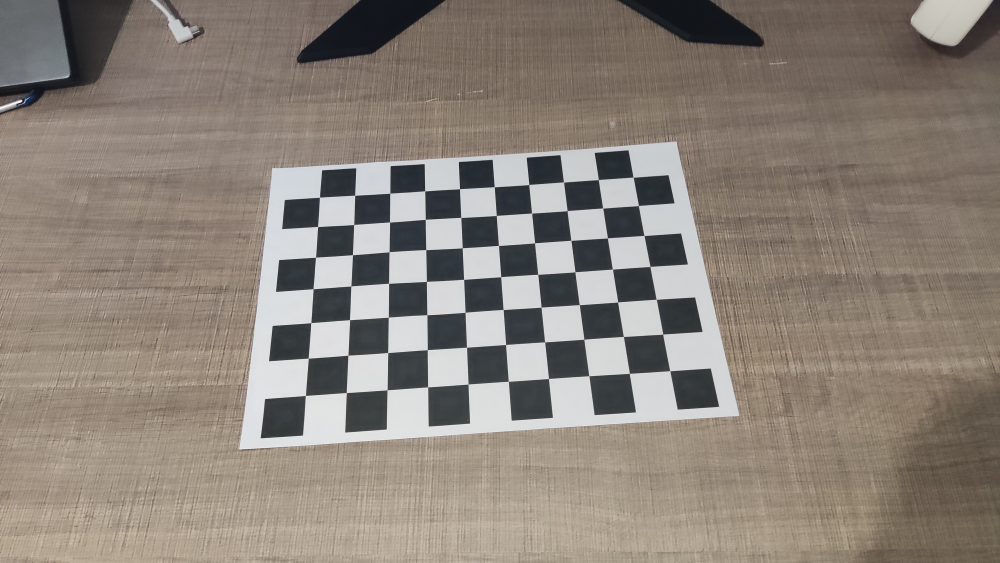
//> input picture Camera calibration/images/IMG_20241121_195340.jpg, 4000 x 2250 px (shown at 1/4 size); its folder holds 5 pictures in this run
$ ./main   (built with g++ and OpenCV 4)
//> lines starting //> are read from the running program, lines starting //| are printed output that depends on the picture; after the words box and inside, x2 and y2 are one past the last pixel; in counts of white or black regions, pixels touching at a corner belong together
#include <opencv2/opencv.hpp>
#include <opencv2/highgui.hpp>
#include <opencv2/imgproc.hpp>
#include <opencv2/calib3d.hpp>
#include <vector>
#include <iostream>
#include <filesystem>

// Function to get all .jpg image paths from a folder
std::vector<std::string> getJpgImagesFromFolder(const std::string& folderPath) {
//> called with folderPath = "images/"
    std::vector<std::string> jpgImages;

    // Check if the provided folder path exists and is a directory
    if (!std::filesystem::exists(folderPath) || !std::filesystem::is_directory(folderPath)) {
        std::cerr << "Invalid folder path: " << folderPath << std::endl;
        return jpgImages;
    }

    // Iterate through the directory
    for (const auto& entry : std::filesystem::directory_iterator(folderPath)) {
        // Check if the entry is a regular file and has a .jpg extension
        if (entry.is_regular_file() && entry.path().extension() == ".jpg") {
            jpgImages.push_back(entry.path().string());
        }
    }

    return jpgImages;
}

// Example usage
int main() {
    std::string folderPath = "images/"; // Replace with your folder path

    std::vector<std::string> jpgImages = getJpgImagesFromFolder(folderPath);

    std::cout << "Found .jpg images:\n";
    for (const auto& imagePath : jpgImages) {
        std::cout << imagePath << std::endl;
    }

    // Termination criteria
    cv::TermCriteria criteria(cv::TermCriteria::EPS + cv::TermCriteria::MAX_ITER, 30, 0.001);

    // Prepare object points (0,0,0), (1,0,0), ..., (6,5,0)
    std::vector<cv::Point3f> objp;
    for (int i = 0; i < 7; ++i) {
        for (int j = 0; j < 10; ++j) {
            objp.push_back(cv::Point3f(j, i, 0));
        }
    }

    // Arrays to store object points and image points
    std::vector<std::vector<cv::Point3f>> objpoints; // 3D points in real-world space
    std::vector<std::vector<cv::Point2f>> imgpoints; // 2D points in image plane

    for (const auto& imagePath : jpgImages) {
        cv::Mat img = cv::imread(imagePath);
//> img is the input picture: 2250 rows x 4000 cols, CV_8UC3; mean B, G, R 121.2, 130.5, 139.9
        if (img.empty()) {
            std::cerr << "Could not read image: " << imagePath << std::endl;
            continue;
        }
        // Resize (downscale) the image to the specified dimensions
        cv::Mat resizedImg;
        cv::resize(img, resizedImg, cv::Size(1280, 720));

        cv::Mat gray;
        cv::cvtColor(resizedImg, gray, cv::COLOR_BGR2GRAY);;
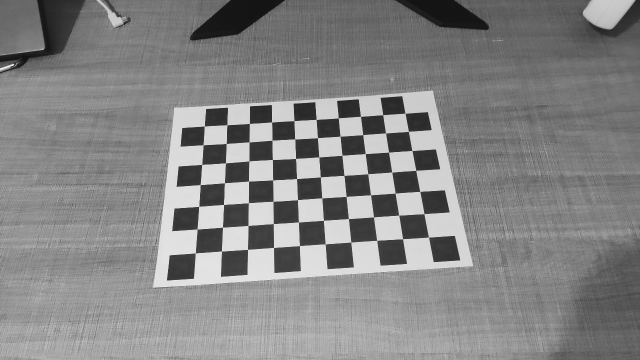
//> gray: 720 rows x 1280 cols, CV_8UC1 (shown at 1/2 size); min 15, max 255, mean 132.2
        // Find the chessboard corners
        std::vector<cv::Point2f> corners;
        bool ret = cv::findChessboardCorners(gray, cv::Size(10, 7), corners);
//> corners = 70 Points (x, y), first 12: [857.4, 474.6], [805.5, 478], [753.9, 481.3], [702.4, 484.6], [650.6, 488.3], [599.5, 491.5], [547.5, 495.4], [495.5, 499.4], [443.5, 502.5], [390.9, 506.5], [848.6, 427.6], [798, 430.6]; ret = true

        // If found, add object points and image points
        if (ret) {
            objpoints.push_back(objp);

            // Refine corner locations
            cv::cornerSubPix(gray, corners, cv::Size(11, 11), cv::Size(-1, -1), criteria);
//> corners = 70 Points (x, y), first 12: [857.5, 474.6], [805.6, 478.1], [753.9, 481.2], [702.2, 484.6], [650.8, 488.3], [599.5, 491.7], [547.5, 495.4], [495.5, 499.2], [443.5, 502.5], [391, 506.4], [848.5, 427.8], [797.9, 430.7]
            imgpoints.push_back(corners);
//> imgpoints = 1 point lists

            // Draw and display the corners
            cv::drawChessboardCorners(resizedImg, cv::Size(10, 7), corners, ret);
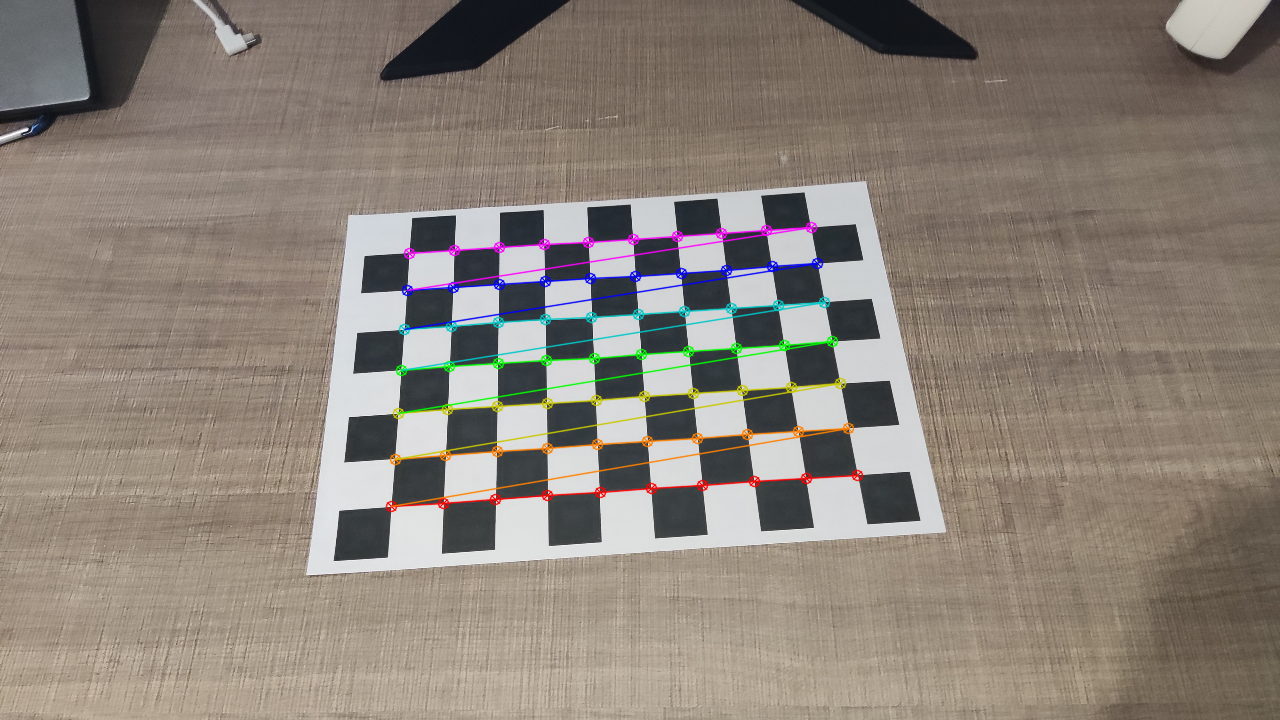
//> resizedImg: 720 rows x 1280 cols, CV_8UC3; mean B, G, R 120.6, 130.1, 139.7
            cv::imshow("Image", resizedImg);
            cv::waitKey(500);
        }
    }
//> pass 2 of the loop `for (const auto& imagePath : jpgImages)`:
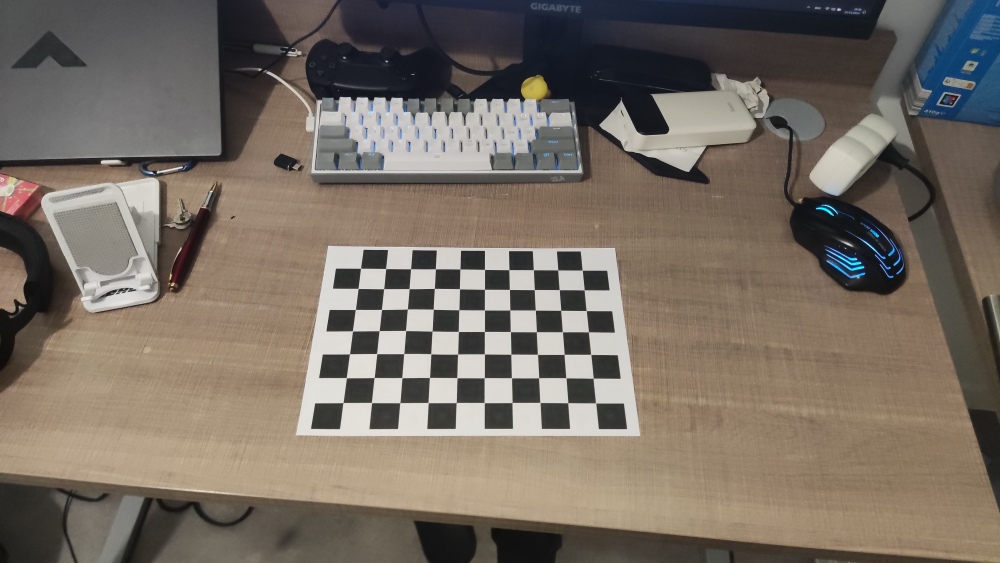
//> input picture Camera calibration/images/IMG_20241121_195048.jpg, 4000 x 2250 px (shown at 1/4 size)
//> img is the input picture: 2250 rows x 4000 cols, CV_8UC3; mean B, G, R 99.1, 109.3, 118.8
//> `cv::cvtColor(resizedImg, gray, cv::COLOR_BGR2GRAY);;`:
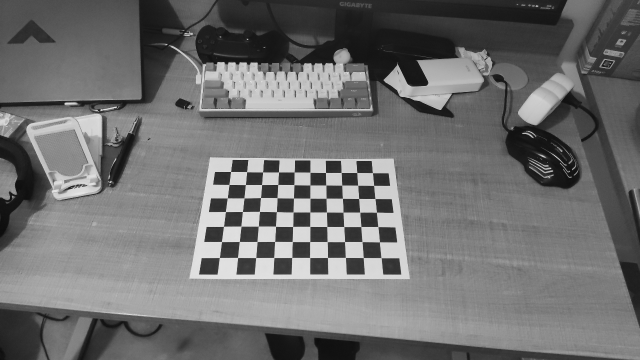
//> gray: 720 rows x 1280 cols, CV_8UC1 (shown at 1/2 size); min 11, max 251, mean 110.9
//> `bool ret = cv::findChessboardCorners(gray, cv::Size(10, 7), corners);`: corners = 70 Points (x, y), first 12: [762.5, 515.7], [727, 515.5], [691.4, 515.4], [655.5, 515.5], [619.9, 515.5], [584.1, 515.5], [548.1, 515.4], [512, 515.5], [475.6, 515.5], [439.2, 515.5], [759.4, 484.2], [724.5, 483.6]
//> `cv::cornerSubPix(gray, corners, cv::Size(11, 11), cv::Size(-1, -1), cr..`: corners = 70 Points (x, y), first 12: [762.5, 515.8], [726.9, 515.6], [691.2, 515.4], [655.5, 515.4], [619.8, 515.5], [584.1, 515.4], [548.2, 515.5], [512, 515.6], [475.6, 515.4], [439.2, 515.5], [759.3, 484.3], [724.5, 483.6]
//> imgpoints = 2 point lists
//> `cv::drawChessboardCorners(resizedImg, cv::Size(10, 7), corners, ret);`:
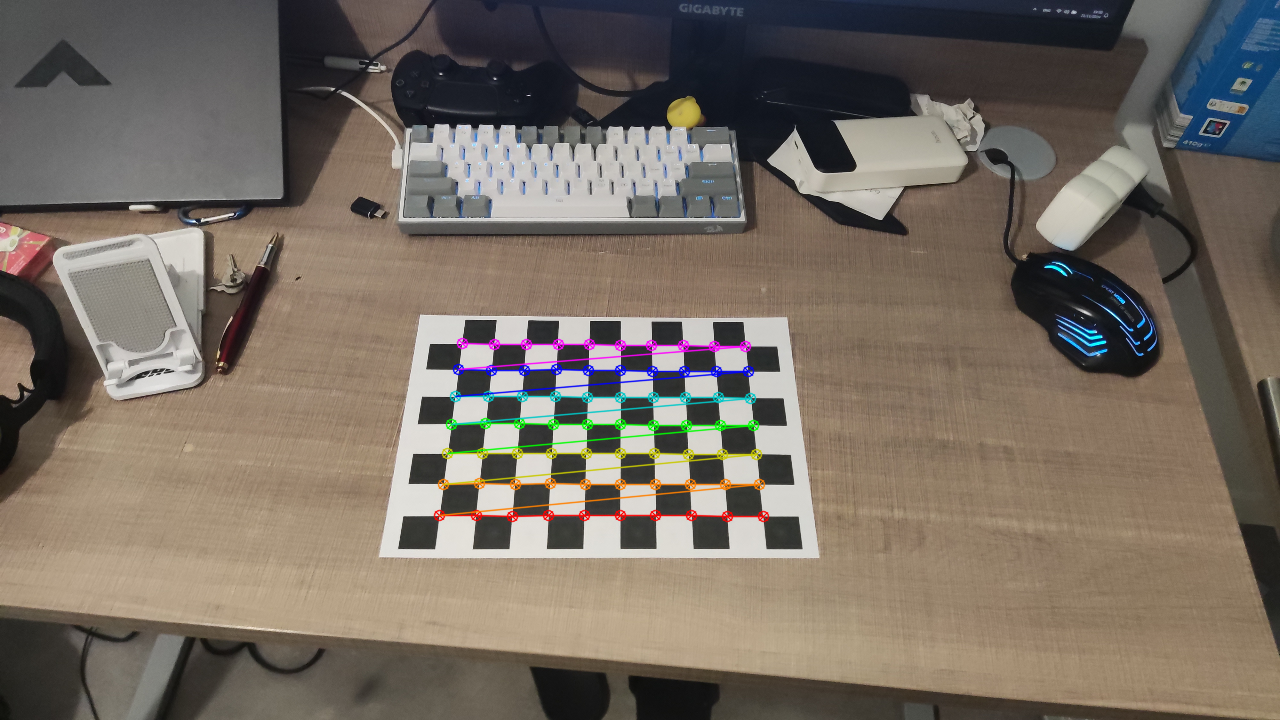
//> resizedImg: 720 rows x 1280 cols, CV_8UC3; mean B, G, R 98.7, 109, 118.7
//> pass 3 of the loop `for (const auto& imagePath : jpgImages)`:
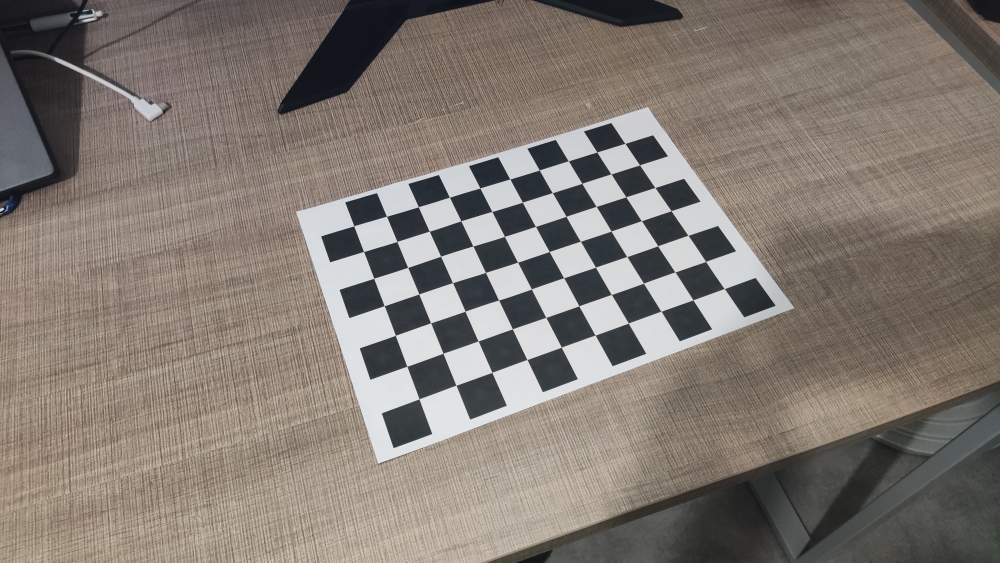
//> input picture Camera calibration/images/IMG_20241121_195343.jpg, 4000 x 2250 px (shown at 1/4 size)
//> img is the input picture: 2250 rows x 4000 cols, CV_8UC3; mean B, G, R 114.7, 122.1, 130.8
//> `cv::resize(img, resizedImg, cv::Size(1280, 720));`:
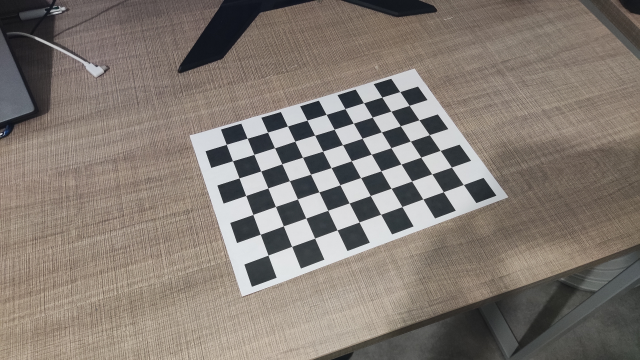
//> resizedImg: 720 rows x 1280 cols, CV_8UC3 (shown at 1/2 size); mean B, G, R 114.6, 122, 130.7
//> `bool ret = cv::findChessboardCorners(gray, cv::Size(10, 7), corners);`: corners = 70 Points (x, y), first 12: [927.2, 369.6], [887, 383.9], [846.3, 398.4], [804.3, 413.7], [761.9, 429.1], [718.6, 444.5], [674.7, 460.4], [629.7, 476.8], [583.9, 493.2], [536.5, 510.7], [903.3, 334.7], [864, 348.2]
//> `cv::cornerSubPix(gray, corners, cv::Size(11, 11), cv::Size(-1, -1), cr..`: corners = 70 Points (x, y), first 12: [927.2, 369.5], [887.1, 383.9], [846.3, 398.4], [804.3, 413.6], [761.8, 429.1], [718.5, 444.5], [674.6, 460.4], [629.7, 476.7], [583.8, 493.3], [536.5, 510.6], [903.3, 334.7], [864.1, 348.2]
//> imgpoints = 3 point lists
//> `cv::drawChessboardCorners(resizedImg, cv::Size(10, 7), corners, ret);`:
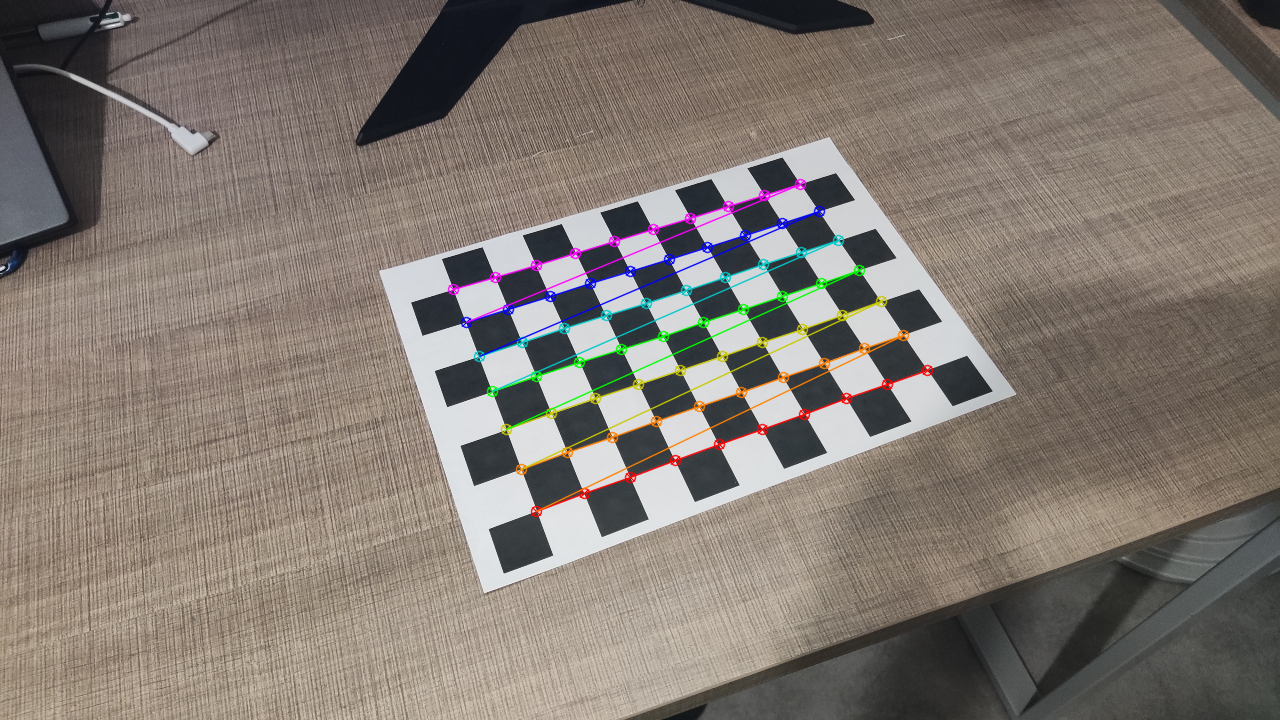
//> resizedImg: 720 rows x 1280 cols, CV_8UC3; 2.09% of pixels changed, all inside (x1, y1, x2, y2) = (447, 178, 934, 518)
//> the loop made 5 passes; the first 3 are shown

    // Now that we've collected all the object points and image points, we can calibrate the camera
    cv::Mat mtx, dist, rvecs, tvecs;
    std::vector<cv::Mat> rvecs_out, tvecs_out; // Rotation and translation vectors for each image

    // Calibrate the camera
    double ret = cv::calibrateCamera(objpoints, imgpoints, cv::Size(1280, 720), mtx, dist, rvecs_out, tvecs_out);

    // Check if calibration was successful
    if (ret) {
        std::cout << "Camera Calibration Successful!" << std::endl;
        std::cout << "Camera Matrix (Intrinsic Parameters):\n" << mtx << std::endl;
        std::cout << "Distortion Coefficients:\n" << dist << std::endl;
    }
    else {
        std::cerr << "Camera Calibration Failed!" << std::endl;
    }

    cv::Mat undistorted_img;
    cv::Mat img = cv::imread("images/IMG_20241121_195338.jpg");
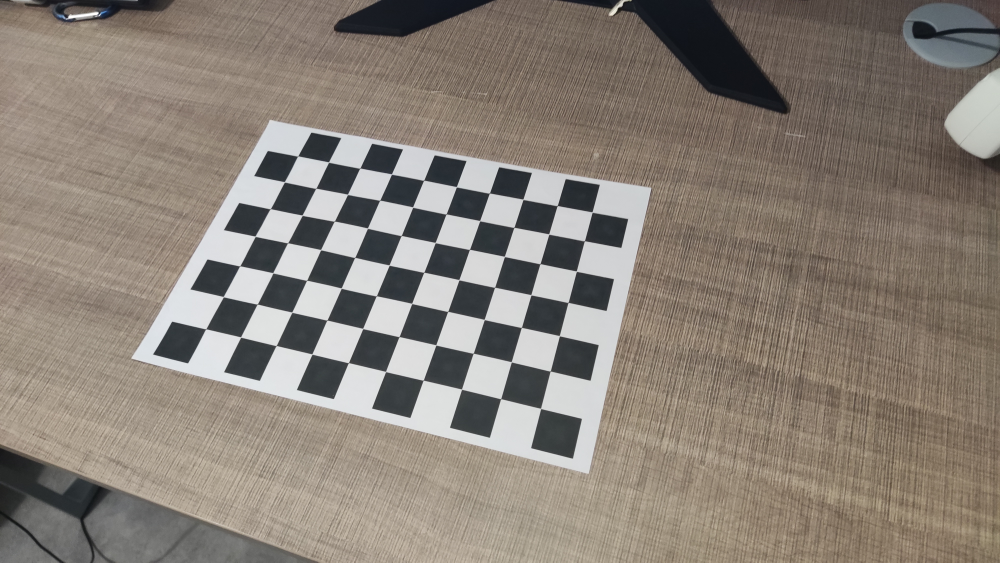
//> input picture Camera calibration/images/IMG_20241121_195338.jpg, 4000 x 2250 px (shown at 1/4 size)
//> img is the input picture: 2250 rows x 4000 cols, CV_8UC3; mean B, G, R 118.9, 128.4, 137.4
    cv::Mat resizedImg;
    cv::resize(img, resizedImg, cv::Size(1280, 720));
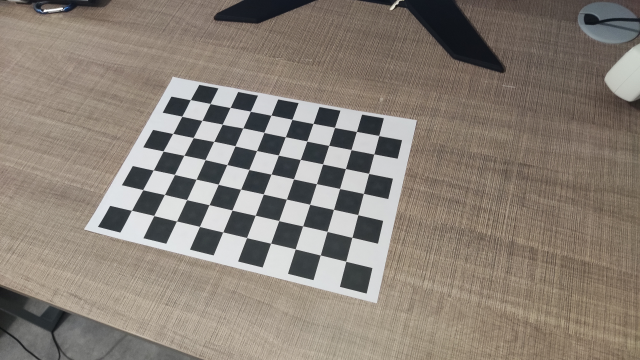
//> resizedImg: 720 rows x 1280 cols, CV_8UC3 (shown at 1/2 size); mean B, G, R 118.8, 128.3, 137.3
    cv::undistort(resizedImg, undistorted_img, mtx, dist);
    cv::imshow("Undistorted Image", undistorted_img);
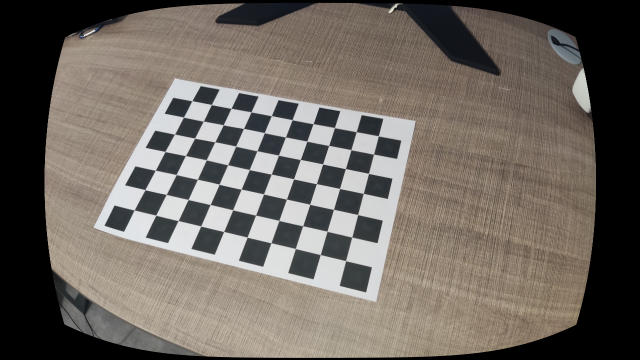
//> window 'Undistorted Image': 720 rows x 1280 cols, CV_8UC3 (shown at 1/2 size); mean B, G, R 95.7, 102.8, 109.6
    cv::waitKey(0);

    cv::destroyAllWindows();
}
